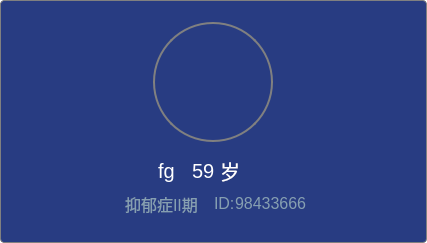
<?xml version="1.0" encoding="UTF-8"?>
<ui version="4.0">
 <class>CPatientInfoCard</class>
 <widget class="QWidget" name="CPatientInfoCard">
  <property name="geometry">
   <rect>
    <x>0</x>
    <y>0</y>
    <width>427</width>
    <height>243</height>
   </rect>
  </property>
  <property name="windowTitle">
   <string>CPatientInfoCard</string>
  </property>
  <property name="styleSheet">
   <string notr="true">#CPatientInfoCard {
	background-color: transparent;
}</string>
  </property>
  <layout class="QVBoxLayout" name="verticalLayout_2">
   <property name="spacing">
    <number>0</number>
   </property>
   <property name="leftMargin">
    <number>0</number>
   </property>
   <property name="topMargin">
    <number>0</number>
   </property>
   <property name="rightMargin">
    <number>0</number>
   </property>
   <property name="bottomMargin">
    <number>0</number>
   </property>
   <item>
    <widget class="QWidget" name="mainLayout" native="true">
     <property name="styleSheet">
      <string notr="true">#mainLayout {
	background-color: #283C82;
	border-radius: 4px;
	border: 1px solid gray;
}</string>
     </property>
     <layout class="QVBoxLayout" name="verticalLayout">
      <property name="spacing">
       <number>0</number>
      </property>
      <property name="leftMargin">
       <number>0</number>
      </property>
      <property name="topMargin">
       <number>13</number>
      </property>
      <property name="rightMargin">
       <number>0</number>
      </property>
      <property name="bottomMargin">
       <number>22</number>
      </property>
      <item>
       <widget class="QWidget" name="avatorContainer" native="true">
        <property name="styleSheet">
         <string notr="true"/>
        </property>
        <layout class="QHBoxLayout" name="horizontalLayout_4">
         <property name="leftMargin">
          <number>0</number>
         </property>
         <property name="topMargin">
          <number>0</number>
         </property>
         <property name="rightMargin">
          <number>0</number>
         </property>
         <property name="bottomMargin">
          <number>0</number>
         </property>
         <item>
          <spacer name="horizontalSpacer_5">
           <property name="orientation">
            <enum>Qt::Horizontal</enum>
           </property>
           <property name="sizeType">
            <enum>QSizePolicy::Preferred</enum>
           </property>
           <property name="sizeHint" stdset="0">
            <size>
             <width>40</width>
             <height>20</height>
            </size>
           </property>
          </spacer>
         </item>
         <item>
          <widget class="QLabel" name="avator">
           <property name="minimumSize">
            <size>
             <width>120</width>
             <height>120</height>
            </size>
           </property>
           <property name="maximumSize">
            <size>
             <width>120</width>
             <height>120</height>
            </size>
           </property>
           <property name="autoFillBackground">
            <bool>false</bool>
           </property>
           <property name="styleSheet">
            <string notr="true">QLabel {

	border-radius: 60px;
	border: 2px solid gray;
}
</string>
           </property>
           <property name="text">
            <string/>
           </property>
          </widget>
         </item>
         <item>
          <spacer name="horizontalSpacer_6">
           <property name="orientation">
            <enum>Qt::Horizontal</enum>
           </property>
           <property name="sizeType">
            <enum>QSizePolicy::Preferred</enum>
           </property>
           <property name="sizeHint" stdset="0">
            <size>
             <width>40</width>
             <height>20</height>
            </size>
           </property>
          </spacer>
         </item>
        </layout>
       </widget>
      </item>
      <item>
       <widget class="QWidget" name="nameContainer" native="true">
        <property name="maximumSize">
         <size>
          <width>16777215</width>
          <height>35</height>
         </size>
        </property>
        <layout class="QHBoxLayout" name="horizontalLayout">
         <property name="spacing">
          <number>0</number>
         </property>
         <property name="leftMargin">
          <number>0</number>
         </property>
         <property name="topMargin">
          <number>5</number>
         </property>
         <property name="rightMargin">
          <number>0</number>
         </property>
         <property name="bottomMargin">
          <number>0</number>
         </property>
         <item>
          <spacer name="horizontalSpacer">
           <property name="orientation">
            <enum>Qt::Horizontal</enum>
           </property>
           <property name="sizeHint" stdset="0">
            <size>
             <width>40</width>
             <height>20</height>
            </size>
           </property>
          </spacer>
         </item>
         <item>
          <widget class="QLabel" name="patientName">
           <property name="styleSheet">
            <string notr="true">QLabel {
	color: #FFFFFF;
	font-size: 20px;
	font-weight: 400;
	margin-right: 12px;
}</string>
           </property>
           <property name="text">
            <string notr="true">fg</string>
           </property>
          </widget>
         </item>
         <item>
          <widget class="QLabel" name="age">
           <property name="styleSheet">
            <string notr="true">QLabel {
	color: #FFFFFF;
	font-size: 20px;
	font-weight: 400;
}</string>
           </property>
           <property name="text">
            <string notr="true">59</string>
           </property>
          </widget>
         </item>
         <item>
          <widget class="QLabel" name="label">
           <property name="styleSheet">
            <string notr="true">QLabel {
	color: #FFFFFF;
	font-size: 20px;
	font-weight: 400;
	margin-right: 12px;
}</string>
           </property>
           <property name="text">
            <string>岁</string>
           </property>
          </widget>
         </item>
         <item>
          <widget class="QLabel" name="gender">
           <property name="minimumSize">
            <size>
             <width>18</width>
             <height>18</height>
            </size>
           </property>
           <property name="maximumSize">
            <size>
             <width>18</width>
             <height>18</height>
            </size>
           </property>
           <property name="styleSheet">
            <string notr="true">image: url(:/Optimus/images/trainPage/gender.svg);
</string>
           </property>
           <property name="text">
            <string/>
           </property>
          </widget>
         </item>
         <item>
          <spacer name="horizontalSpacer_2">
           <property name="orientation">
            <enum>Qt::Horizontal</enum>
           </property>
           <property name="sizeHint" stdset="0">
            <size>
             <width>40</width>
             <height>20</height>
            </size>
           </property>
          </spacer>
         </item>
        </layout>
       </widget>
      </item>
      <item>
       <widget class="QWidget" name="IdContainer" native="true">
        <property name="minimumSize">
         <size>
          <width>0</width>
          <height>30</height>
         </size>
        </property>
        <property name="maximumSize">
         <size>
          <width>16777215</width>
          <height>35</height>
         </size>
        </property>
        <layout class="QHBoxLayout" name="horizontalLayout_3">
         <property name="spacing">
          <number>0</number>
         </property>
         <property name="leftMargin">
          <number>0</number>
         </property>
         <property name="topMargin">
          <number>0</number>
         </property>
         <property name="rightMargin">
          <number>0</number>
         </property>
         <property name="bottomMargin">
          <number>0</number>
         </property>
         <item>
          <spacer name="horizontalSpacer_3">
           <property name="orientation">
            <enum>Qt::Horizontal</enum>
           </property>
           <property name="sizeHint" stdset="0">
            <size>
             <width>40</width>
             <height>20</height>
            </size>
           </property>
          </spacer>
         </item>
         <item>
          <widget class="QLabel" name="stage">
           <property name="styleSheet">
            <string notr="true">QLabel {
	color:#869FB1;
	font-size: 16px;
	font-weight: 400;
	margin-right:12px;
}</string>
           </property>
           <property name="text">
            <string notr="true">抑郁症II期</string>
           </property>
          </widget>
         </item>
         <item>
          <widget class="QLabel" name="label_2">
           <property name="styleSheet">
            <string notr="true">QLabel {
	color:#869FB1;
	font-size: 16px;
	font-weight: 400;
}</string>
           </property>
           <property name="text">
            <string>ID:</string>
           </property>
          </widget>
         </item>
         <item>
          <widget class="QLabel" name="ID">
           <property name="styleSheet">
            <string notr="true">QLabel {
	color:#869FB1;
	font-size: 16px;
	font-weight: 400;
}</string>
           </property>
           <property name="text">
            <string notr="true">98433666</string>
           </property>
          </widget>
         </item>
         <item>
          <spacer name="horizontalSpacer_4">
           <property name="orientation">
            <enum>Qt::Horizontal</enum>
           </property>
           <property name="sizeHint" stdset="0">
            <size>
             <width>40</width>
             <height>20</height>
            </size>
           </property>
          </spacer>
         </item>
        </layout>
       </widget>
      </item>
     </layout>
    </widget>
   </item>
  </layout>
 </widget>
 <layoutdefault spacing="6" margin="11"/>
 <resources>
  <include location="Optimus.qrc"/>
 </resources>
 <connections/>
</ui>
